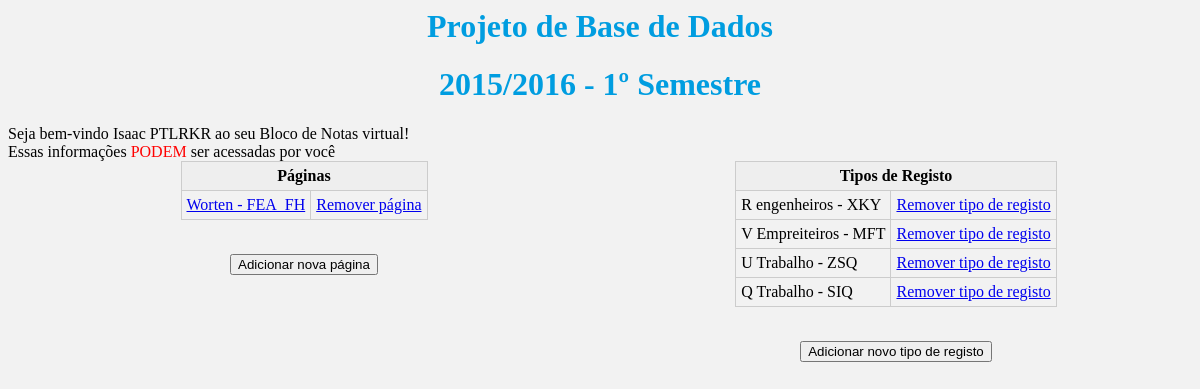
/index.php (signed in), run on the app's committed database.
### tables this page shows
CREATE TABLE IF NOT EXISTS pagina (
    userid INT NOT NULL,
    pagecounter INT NOT NULL,
    nome VARCHAR(1024) NOT NULL,
    idseq INT NOT NULL,
    ativa TINYINT(1) NOT NULL,
    ppagecounter INT NULL,
PRIMARY KEY (userid, pagecounter) ,
FOREIGN KEY (userid) REFERENCES utilizador (userid) ON DELETE CASCADE  ON UPDATE CASCADE,
FOREIGN KEY (idseq) REFERENCES  sequencia (contador_sequencia),
FOREIGN KEY (userid, ppagecounter) REFERENCES pagina (userid, pagecounter) 
);

CREATE TABLE IF NOT EXISTS  tipo_registo (
    userid INT NOT NULL,
    typecnt INT NOT NULL,
    nome MEDIUMTEXT NOT NULL,
    ativo TINYINT(1) NOT NULL,
    idseq INT NULL,
    ptypecnt INT,
PRIMARY KEY (userid, typecnt),
FOREIGN KEY (userid) REFERENCES utilizador (userid) ON DELETE CASCADE  
ON UPDATE CASCADE,
FOREIGN KEY (userid, ptypecnt) REFERENCES tipo_registo (userid, typecnt),
FOREIGN KEY (idseq) REFERENCES  sequencia (contador_sequencia)
);

### index.php (the view, shortened to what this page needs)
<html>
  <head>
    <link type="text/css" rel="stylesheet" href="css/stylesheet2.css"/>
  </head>
  <body>
    <h1> Projeto de Base de Dados</h1>
    <h1> 2015/2016 - 1º Semestre </h1>
    <?php
      try{
        $host = "db.ist.utl.pt";
        $user ="ist165909";
    $password = "password";
        $dbname = $user;
        $db = new PDO("mysql:host=$host;dbname=$dbname", $user, $password);
        $db->setAttribute(PDO::ATTR_ERRMODE, PDO::ERRMODE_EXCEPTION);
        $userid = $_SESSION['userid'];
        $email = $_SESSION['email'];
        $nome = $_SESSION['nome'];
        if(isset($email)){
          echo"Seja bem-vindo $nome ao seu Bloco de Notas virtual!<br>";
          echo"Essas informações <font color='red'>PODEM</font> ser acessadas por você <br>";
          $sql = "SELECT pagecounter, nome FROM pagina WHERE userid=$userid AND ativa=true";
          $select = $db->query($sql);
          echo '<div class="wrap">';
          echo '<table cellpadding="0" cellspacing="0" class="db-table">';
          echo '<thead><tr><th colspan="2">Páginas</th></tr></thead>';
          foreach($select as $row){
            echo '<tbody><tr>';
            echo("<td><a href=\"listarRegPag.php?pagecounter={$row['pagecounter']}&nomePagina={$row['nome']}\">{$row['nome']}</a></td>");
            echo("<td><a href=\"retirarPagina.php?pagecounter={$row['pagecounter']}\">Remover página</a></td>");
            echo '</tr></tbody>';
          }
          echo '</table><br>';
          echo '<p class="centro"><a href="novaPagina.php"><input type="button" value="Adicionar nova página"></a></p>';
          echo '</div>';
          $sql = "SELECT typecnt, nome FROM tipo_registo WHERE userid=$userid AND ativo=true";
          $select = $db->query($sql);
          echo '<div class="wrap">';
          echo '<table cellpadding="0" cellspacing="0" class="db-table">';
          echo '<thead><tr><th colspan="2">Tipos de Registo</th></tr></thead>';
          foreach($select as $row){
            echo '<tbody><tr>';
            echo '<td>', $row['nome'], '</td>';
            echo ("<td><a href=\"retirarTipoRegisto.php?typecnt={$row['typecnt']}\">Remover tipo de registo</a></td>");
            echo '</tr></tbody>';
          }
          echo '</table><br>';
          echo '<p class="centro"><a href="novoTipoRegisto.php"><input type="button" value="Adicionar novo tipo de registo"></a></p>';
          echo'</div>';
        }
      }catch (PDOException $e){
        echo("<p>ERROR: {$e->getMessage()}</p>");
      }
    ?>
  </body>
</html>

### css/stylesheet2.css (style rules this page uses)
body { background-color: #f2f2f2; }
h1 { color: #009de0; text-align: center; }
.wrap { width: 50%; float: left; }
table.db-table { border-right:1px solid #ccc; border-bottom:1px solid #ccc; margin: auto; }
table.db-table th { background:#eee; padding:5px; border-left:1px solid #ccc; border-top:1px solid #ccc; }
table.db-table td { padding:5px; border-left:1px solid #ccc; border-top:1px solid #ccc; }
p.centro { text-align: center; }

### data on the page
pagina: nome "Worten - FEA_FH"
tipo_registo: nome "R engenheiros - XKY"
tipo_registo: nome "V Empreiteiros - MFT"
tipo_registo: nome "U Trabalho - ZSQ"
tipo_registo: nome "Q Trabalho - SIQ"

### other printed values
$nome "Isaac PTLRKR"
